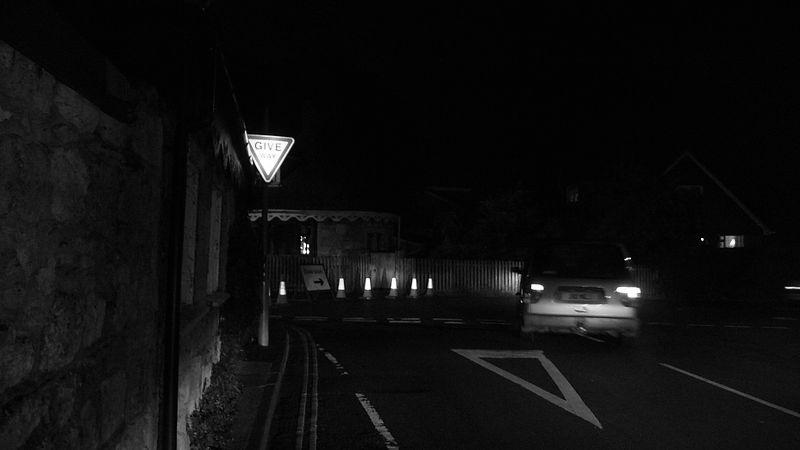
#> input picture 8th - Digital Image Processing/Project 1/old/img/dark_road_1.jpg, 800 x 450 px, found by its file name; its folder holds 3 pictures in this run
$ python part_4.py
#> lines starting #> are read from the running program, lines starting #| are printed output that depends on the picture
import cv2
import matplotlib.pyplot as plt
import numpy as np

def plot_img_and_hist(images: list[np.ndarray], title: str = "Plot"):
    """Plot images and their histograms in a 2x3 grid.

    Args:
        images (list[np.ndarray]): List of images to plot.
        title (str, optional): Title of the plot. Defaults to "Plot".
    """
    # Calculate histogram for each image
    hist = []
    for img in images:
        hist.append(cv2.calcHist([img], [0], None, [256], [0, 256]))

    plt.figure(figsize=(10, 6))

    for i, img in enumerate(images, start=1):
        plt.subplot(2, 3, i)
        plt.imshow(img, cmap='gray')
        plt.title(f'Image {i}')
        plt.axis('off')

    for i, h in enumerate(hist, start=4):
        plt.subplot(2, 3, i)
        plt.plot(h, color='black')
        plt.title(f'Histogram {i-3}')
        plt.xlabel('Pixel value')
        plt.ylabel('Frequency')

    plt.suptitle(title)
    plt.tight_layout()
    plt.show()

def apply_local_histogram_equalization(images: list[np.ndarray], grid_size: int) -> list[np.ndarray]:
    """Apply local histogram equalization to each image in the list.

    Args:
        images (list[np.ndarray]): List of images to apply local histogram equalization.

    Returns:
        list[np.ndarray]: List of images after applying local histogram equalization.
    """
    images_local_eq = []
    for img in images:
        clahe = cv2.createCLAHE(clipLimit=2.0, tileGridSize=(grid_size, grid_size))
        img_eq = clahe.apply(img)
        images_local_eq.append(img_eq)

    return images_local_eq

if __name__ == "__main__":
    # 1.Load Original Images
    images = []
    for i in range(1, 4):
        img = cv2.imread(f'img/dark_road_{i}.jpg', cv2.IMREAD_GRAYSCALE)
#> img is the input picture: shape (450, 800); min 0, max 255, mean 14.6
        images.append(img)

    # plot_img_and_hist(images, "Original Images")

    # 2.Apply global histogram equalization to each image
    images_global_eq = []
    for img in images:
        img_eq = cv2.equalizeHist(img)
        images_global_eq.append(img_eq)
#> this loop made 3 passes
#> pass 1, `img_eq = cv2.equalizeHist(img)`:
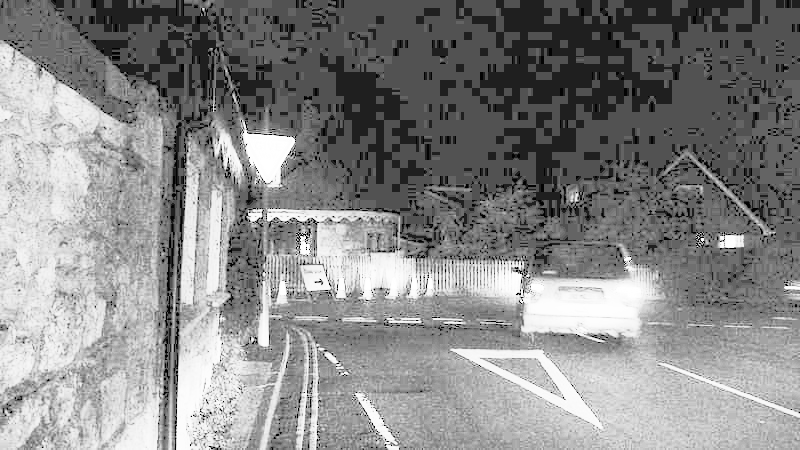
#> img_eq: shape (450, 800); min 0, max 255, mean 135.9
#> pass 3, `img_eq = cv2.equalizeHist(img)`:
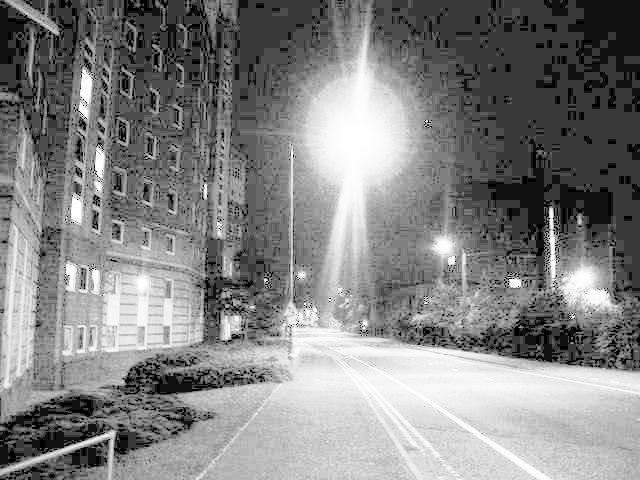
#> img_eq: shape (480, 640); min 0, max 255, mean 131.3
#> after the loop, images_global_eq = 3 items

    # plot_img_and_hist(images_global_eq, "Global Histogram Equalization")

    # 3.Apply local histogram equalization to each image
    images_local_eq_3 = apply_local_histogram_equalization(images, 3)
#> the loop in apply_local_histogram_equalization, `for img in images:` made 3 passes
#> pass 1, in apply_local_histogram_equalization, `img_eq = clahe.apply(img)`:
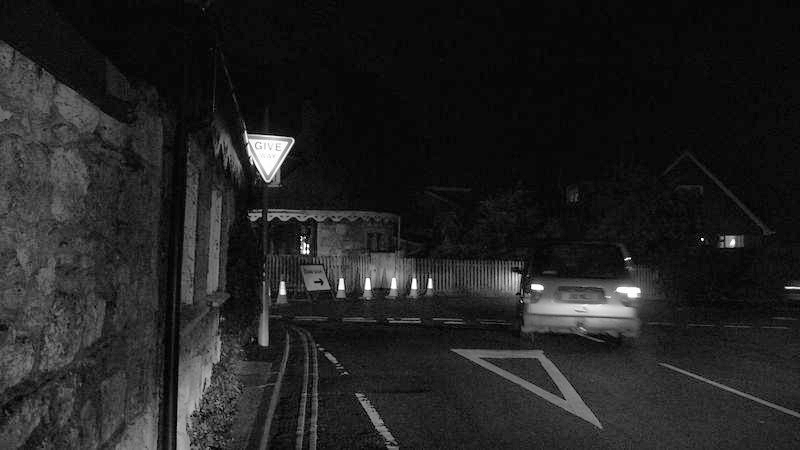
#> img_eq: shape (450, 800); min 1, max 255, mean 33.9
#> pass 3, in apply_local_histogram_equalization, `img_eq = clahe.apply(img)`:
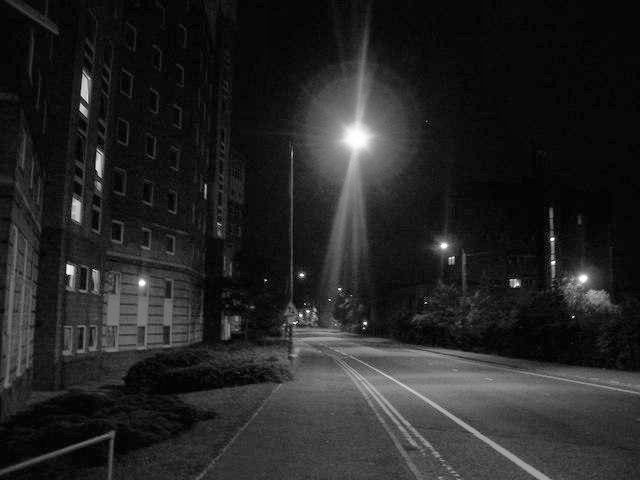
#> img_eq: shape (480, 640); min 1, max 255, mean 37.2
#> images_local_eq_3 = 3 items
    images_local_eq_5 = apply_local_histogram_equalization(images, 5)
#> the loop in apply_local_histogram_equalization (call 2), `for img in images:` made 3 passes
#> pass 3, in apply_local_histogram_equalization (call 2), `img_eq = clahe.apply(img)`:
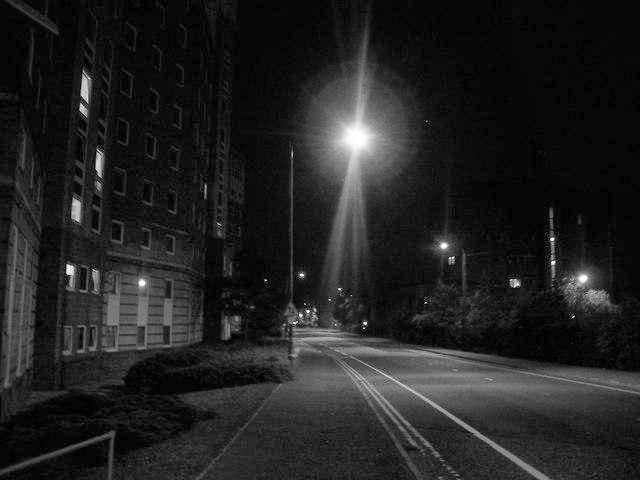
#> img_eq: shape (480, 640); min 1, max 255, mean 34.2
#> images_local_eq_5 = 3 items
    images_local_eq_7 = apply_local_histogram_equalization(images, 7)
#> images_local_eq_7 = 3 items


    # plot_img_and_hist(images_local_eq, "Local Histogram Equalization")

    # Show local eq images side by side, by concatting them
    for i in range(3):
        img_concat = np.concatenate((images_local_eq_3[i], images_local_eq_5[i], images_local_eq_7[i]), axis=0)
        cv2.imshow(f'Local Histogram Equalization Image {i+1}', img_concat)
#> this loop made 3 passes
#> pass 1, `img_concat = np.concatenate((images_local_eq_3[i], images_local_eq_5[i..`:
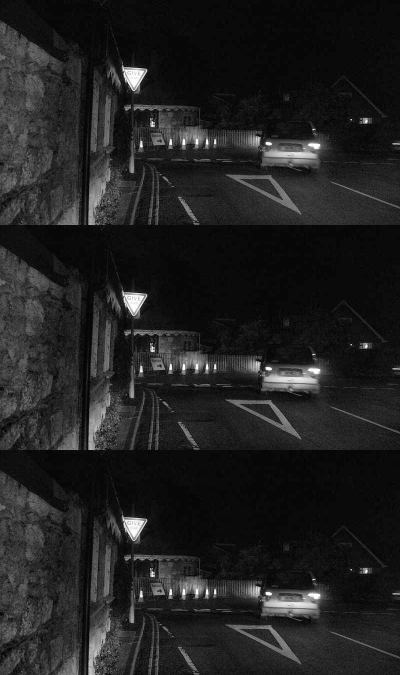
#> img_concat: shape (1350, 800) (shown at 1/2 size); min 1, max 255, mean 32.9
#> pass 3, `img_concat = np.concatenate((images_local_eq_3[i], images_local_eq_5[i..`:
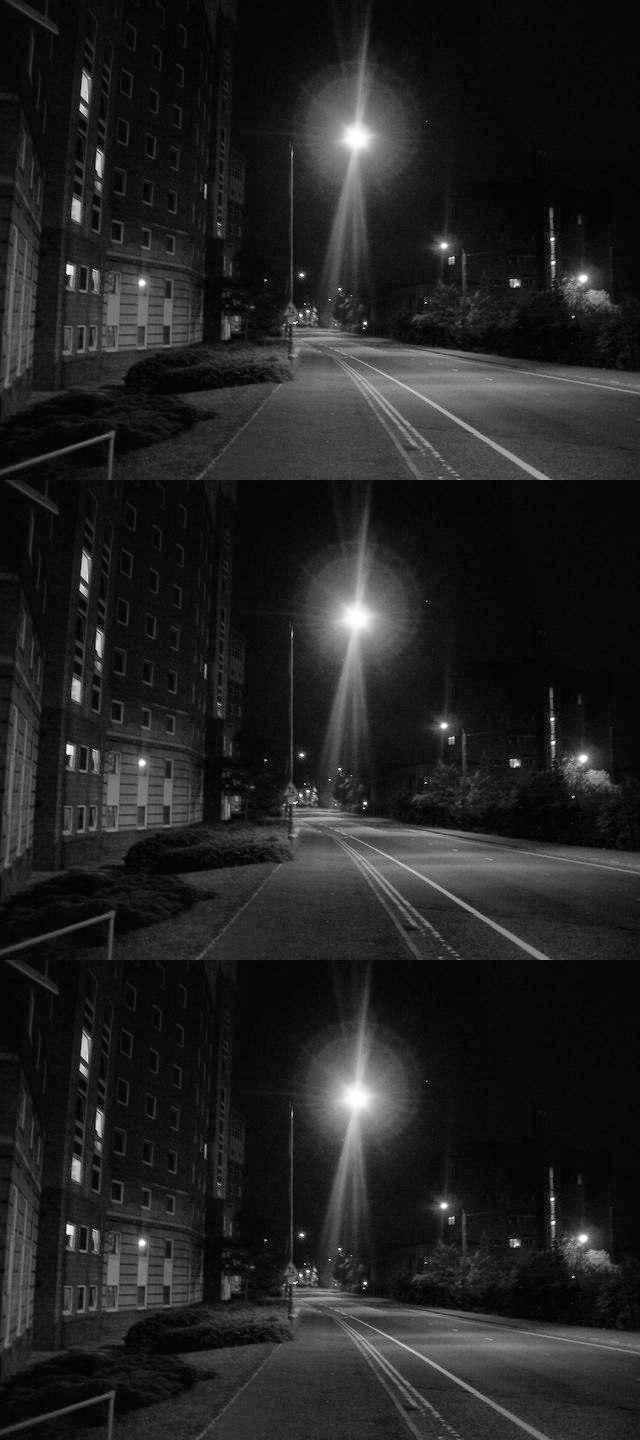
#> img_concat: shape (1440, 640); min 1, max 255, mean 34.9

    cv2.waitKey(0)

## ΤΟ 5 ΕΙΝΑΙ ΕΝΑ
